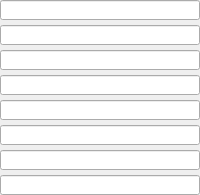
        <widget class="PyDMFrame" name="composite">
          <property name="geometry">
            <rect>
              <x>40</x>
              <y>70</y>
              <width>200</width>
              <height>195</height>
            </rect>
          </property>
          <property name="sizePolicy">
            <sizepolicy hsizetype="Ignored" vsizetype="Ignored">
              <horstretch>0</horstretch>
              <verstretch>0</verstretch>
            </sizepolicy>
          </property>
          <layout class="QGridLayout" name="gridLayout_1" columnstretch="200" rowstretch="20,5,20,5,20,5,20,5,20,5,20,5,20,5,20">
            <property name="leftMargin">
              <number>0</number>
            </property>
            <property name="topMargin">
              <number>0</number>
            </property>
            <property name="rightMargin">
              <number>0</number>
            </property>
            <property name="bottomMargin">
              <number>0</number>
            </property>
            <property name="horizontalSpacing">
              <number>0</number>
            </property>
            <property name="verticalSpacing">
              <number>0</number>
            </property>
            <item row="0" column="0">
              <widget class="PyDMLineEdit" name="text_entry">
                <property name="geometry">
                  <rect>
                    <x>0</x>
                    <y>0</y>
                    <width>200</width>
                    <height>20</height>
                  </rect>
                </property>
                <property name="sizePolicy">
                  <sizepolicy hsizetype="Ignored" vsizetype="Ignored">
                    <horstretch>0</horstretch>
                    <verstretch>0</verstretch>
                  </sizepolicy>
                </property>
                <property name="channel" stdset="0">
                  <string>ca://${P}${R}${A1}AttrName</string>
                </property>
                <property name="toolTip">
                  <string>${P}${R}${A1}AttrName</string>
                </property>
                <property name="displayFormat" stdset="0">
                  <enum>PyDMLineEdit::String</enum>
                </property>
                <property name="font">
                  <font>
                    <pointsize>12</pointsize>
                  </font>
                </property>
                <property name="styleSheet">
                  <string notr="true">PyDMLineEdit#text_entry {
  color: rgb(0, 0, 0);
  background-color: rgb(115, 223, 255);
  border: 1px solid black;
  margin: 0px;
  padding: 0px;
  spacing: 0px;
  }</string>
                </property>
              </widget>
            </item>
            <item row="2" column="0">
              <widget class="PyDMLineEdit" name="text_entry_1">
                <property name="geometry">
                  <rect>
                    <x>0</x>
                    <y>25</y>
                    <width>200</width>
                    <height>20</height>
                  </rect>
                </property>
                <property name="sizePolicy">
                  <sizepolicy hsizetype="Ignored" vsizetype="Ignored">
                    <horstretch>0</horstretch>
                    <verstretch>0</verstretch>
                  </sizepolicy>
                </property>
                <property name="channel" stdset="0">
                  <string>ca://${P}${R}${A2}AttrName</string>
                </property>
                <property name="toolTip">
                  <string>${P}${R}${A2}AttrName</string>
                </property>
                <property name="displayFormat" stdset="0">
                  <enum>PyDMLineEdit::String</enum>
                </property>
                <property name="font">
                  <font>
                    <pointsize>12</pointsize>
                  </font>
                </property>
                <property name="styleSheet">
                  <string notr="true">PyDMLineEdit#text_entry_1 {
  color: rgb(0, 0, 0);
  background-color: rgb(115, 223, 255);
  border: 1px solid black;
  margin: 0px;
  padding: 0px;
  spacing: 0px;
  }</string>
                </property>
              </widget>
            </item>
            <item row="4" column="0">
              <widget class="PyDMLineEdit" name="text_entry_2">
                <property name="geometry">
                  <rect>
                    <x>0</x>
                    <y>50</y>
                    <width>200</width>
                    <height>20</height>
                  </rect>
                </property>
                <property name="sizePolicy">
                  <sizepolicy hsizetype="Ignored" vsizetype="Ignored">
                    <horstretch>0</horstretch>
                    <verstretch>0</verstretch>
                  </sizepolicy>
                </property>
                <property name="channel" stdset="0">
                  <string>ca://${P}${R}${A3}AttrName</string>
                </property>
                <property name="toolTip">
                  <string>${P}${R}${A3}AttrName</string>
                </property>
                <property name="displayFormat" stdset="0">
                  <enum>PyDMLineEdit::String</enum>
                </property>
                <property name="font">
                  <font>
                    <pointsize>12</pointsize>
                  </font>
                </property>
                <property name="styleSheet">
                  <string notr="true">PyDMLineEdit#text_entry_2 {
  color: rgb(0, 0, 0);
  background-color: rgb(115, 223, 255);
  border: 1px solid black;
  margin: 0px;
  padding: 0px;
  spacing: 0px;
  }</string>
                </property>
              </widget>
            </item>
            <item row="6" column="0">
              <widget class="PyDMLineEdit" name="text_entry_3">
                <property name="geometry">
                  <rect>
                    <x>0</x>
                    <y>75</y>
                    <width>200</width>
                    <height>20</height>
                  </rect>
                </property>
                <property name="sizePolicy">
                  <sizepolicy hsizetype="Ignored" vsizetype="Ignored">
                    <horstretch>0</horstretch>
                    <verstretch>0</verstretch>
                  </sizepolicy>
                </property>
                <property name="channel" stdset="0">
                  <string>ca://${P}${R}${A4}AttrName</string>
                </property>
                <property name="toolTip">
                  <string>${P}${R}${A4}AttrName</string>
                </property>
                <property name="displayFormat" stdset="0">
                  <enum>PyDMLineEdit::String</enum>
                </property>
                <property name="font">
                  <font>
                    <pointsize>12</pointsize>
                  </font>
                </property>
                <property name="styleSheet">
                  <string notr="true">PyDMLineEdit#text_entry_3 {
  color: rgb(0, 0, 0);
  background-color: rgb(115, 223, 255);
  border: 1px solid black;
  margin: 0px;
  padding: 0px;
  spacing: 0px;
  }</string>
                </property>
              </widget>
            </item>
            <item row="8" column="0">
              <widget class="PyDMLineEdit" name="text_entry_4">
                <property name="geometry">
                  <rect>
                    <x>0</x>
                    <y>100</y>
                    <width>200</width>
                    <height>20</height>
                  </rect>
                </property>
                <property name="sizePolicy">
                  <sizepolicy hsizetype="Ignored" vsizetype="Ignored">
                    <horstretch>0</horstretch>
                    <verstretch>0</verstretch>
                  </sizepolicy>
                </property>
                <property name="channel" stdset="0">
                  <string>ca://${P}${R}${A5}AttrName</string>
                </property>
                <property name="toolTip">
                  <string>${P}${R}${A5}AttrName</string>
                </property>
                <property name="displayFormat" stdset="0">
                  <enum>PyDMLineEdit::String</enum>
                </property>
                <property name="font">
                  <font>
                    <pointsize>12</pointsize>
                  </font>
                </property>
                <property name="styleSheet">
                  <string notr="true">PyDMLineEdit#text_entry_4 {
  color: rgb(0, 0, 0);
  background-color: rgb(115, 223, 255);
  border: 1px solid black;
  margin: 0px;
  padding: 0px;
  spacing: 0px;
  }</string>
                </property>
              </widget>
            </item>
            <item row="10" column="0">
              <widget class="PyDMLineEdit" name="text_entry_5">
                <property name="geometry">
                  <rect>
                    <x>0</x>
                    <y>125</y>
                    <width>200</width>
                    <height>20</height>
                  </rect>
                </property>
                <property name="sizePolicy">
                  <sizepolicy hsizetype="Ignored" vsizetype="Ignored">
                    <horstretch>0</horstretch>
                    <verstretch>0</verstretch>
                  </sizepolicy>
                </property>
                <property name="channel" stdset="0">
                  <string>ca://${P}${R}${A6}AttrName</string>
                </property>
                <property name="toolTip">
                  <string>${P}${R}${A6}AttrName</string>
                </property>
                <property name="displayFormat" stdset="0">
                  <enum>PyDMLineEdit::String</enum>
                </property>
                <property name="font">
                  <font>
                    <pointsize>12</pointsize>
                  </font>
                </property>
                <property name="styleSheet">
                  <string notr="true">PyDMLineEdit#text_entry_5 {
  color: rgb(0, 0, 0);
  background-color: rgb(115, 223, 255);
  border: 1px solid black;
  margin: 0px;
  padding: 0px;
  spacing: 0px;
  }</string>
                </property>
              </widget>
            </item>
            <item row="12" column="0">
              <widget class="PyDMLineEdit" name="text_entry_6">
                <property name="geometry">
                  <rect>
                    <x>0</x>
                    <y>150</y>
                    <width>200</width>
                    <height>20</height>
                  </rect>
                </property>
                <property name="sizePolicy">
                  <sizepolicy hsizetype="Ignored" vsizetype="Ignored">
                    <horstretch>0</horstretch>
                    <verstretch>0</verstretch>
                  </sizepolicy>
                </property>
                <property name="channel" stdset="0">
                  <string>ca://${P}${R}${A7}AttrName</string>
                </property>
                <property name="toolTip">
                  <string>${P}${R}${A7}AttrName</string>
                </property>
                <property name="displayFormat" stdset="0">
                  <enum>PyDMLineEdit::String</enum>
                </property>
                <property name="font">
                  <font>
                    <pointsize>12</pointsize>
                  </font>
                </property>
                <property name="styleSheet">
                  <string notr="true">PyDMLineEdit#text_entry_6 {
  color: rgb(0, 0, 0);
  background-color: rgb(115, 223, 255);
  border: 1px solid black;
  margin: 0px;
  padding: 0px;
  spacing: 0px;
  }</string>
                </property>
              </widget>
            </item>
            <item row="14" column="0">
              <widget class="PyDMLineEdit" name="text_entry_7">
                <property name="geometry">
                  <rect>
                    <x>0</x>
                    <y>175</y>
                    <width>200</width>
                    <height>20</height>
                  </rect>
                </property>
                <property name="sizePolicy">
                  <sizepolicy hsizetype="Ignored" vsizetype="Ignored">
                    <horstretch>0</horstretch>
                    <verstretch>0</verstretch>
                  </sizepolicy>
                </property>
                <property name="channel" stdset="0">
                  <string>ca://${P}${R}${A8}AttrName</string>
                </property>
                <property name="toolTip">
                  <string>${P}${R}${A8}AttrName</string>
                </property>
                <property name="displayFormat" stdset="0">
                  <enum>PyDMLineEdit::String</enum>
                </property>
                <property name="font">
                  <font>
                    <pointsize>12</pointsize>
                  </font>
                </property>
                <property name="styleSheet">
                  <string notr="true">PyDMLineEdit#text_entry_7 {
  color: rgb(0, 0, 0);
  background-color: rgb(115, 223, 255);
  border: 1px solid black;
  margin: 0px;
  padding: 0px;
  spacing: 0px;
  }</string>
                </property>
              </widget>
            </item>
          </layout>
        </widget>
